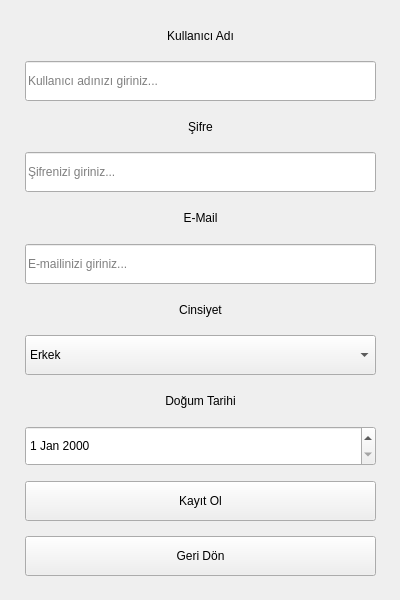
<?xml version="1.0" encoding="UTF-8"?>
<ui version="4.0">
 <class>registerPanel</class>
 <widget class="QWidget" name="registerPanel">
  <property name="geometry">
   <rect>
    <x>0</x>
    <y>0</y>
    <width>400</width>
    <height>600</height>
   </rect>
  </property>
  <property name="windowTitle">
   <string>Kayıt Ol</string>
  </property>
  <widget class="QWidget" name="verticalLayoutWidget">
   <property name="geometry">
    <rect>
     <x>10</x>
     <y>10</y>
     <width>381</width>
     <height>581</height>
    </rect>
   </property>
   <layout class="QVBoxLayout" name="verticalLayout" stretch="0,0,0,0,0,0,0,0,0,0,0,0">
    <property name="spacing">
     <number>15</number>
    </property>
    <property name="sizeConstraint">
     <enum>QLayout::SetMinAndMaxSize</enum>
    </property>
    <property name="leftMargin">
     <number>15</number>
    </property>
    <property name="topMargin">
     <number>15</number>
    </property>
    <property name="rightMargin">
     <number>15</number>
    </property>
    <property name="bottomMargin">
     <number>15</number>
    </property>
    <item>
     <widget class="QLabel" name="label">
      <property name="text">
       <string>Kullanıcı Adı</string>
      </property>
      <property name="alignment">
       <set>Qt::AlignCenter</set>
      </property>
     </widget>
    </item>
    <item>
     <widget class="QLineEdit" name="usernameInput">
      <property name="minimumSize">
       <size>
        <width>0</width>
        <height>40</height>
       </size>
      </property>
      <property name="placeholderText">
       <string>Kullanıcı adınızı giriniz...</string>
      </property>
     </widget>
    </item>
    <item>
     <widget class="QLabel" name="label_2">
      <property name="text">
       <string>Şifre</string>
      </property>
      <property name="alignment">
       <set>Qt::AlignCenter</set>
      </property>
     </widget>
    </item>
    <item>
     <widget class="QLineEdit" name="passwordInput">
      <property name="minimumSize">
       <size>
        <width>0</width>
        <height>40</height>
       </size>
      </property>
      <property name="inputMask">
       <string/>
      </property>
      <property name="text">
       <string/>
      </property>
      <property name="maxLength">
       <number>32767</number>
      </property>
      <property name="echoMode">
       <enum>QLineEdit::Password</enum>
      </property>
      <property name="placeholderText">
       <string>Şifrenizi giriniz...</string>
      </property>
     </widget>
    </item>
    <item>
     <widget class="QLabel" name="label_3">
      <property name="text">
       <string>E-Mail</string>
      </property>
      <property name="alignment">
       <set>Qt::AlignCenter</set>
      </property>
     </widget>
    </item>
    <item>
     <widget class="QLineEdit" name="mailInput">
      <property name="minimumSize">
       <size>
        <width>0</width>
        <height>40</height>
       </size>
      </property>
      <property name="inputMask">
       <string/>
      </property>
      <property name="text">
       <string/>
      </property>
      <property name="maxLength">
       <number>32767</number>
      </property>
      <property name="echoMode">
       <enum>QLineEdit::Normal</enum>
      </property>
      <property name="placeholderText">
       <string>E-mailinizi giriniz...</string>
      </property>
     </widget>
    </item>
    <item>
     <widget class="QLabel" name="label_5">
      <property name="text">
       <string>Cinsiyet</string>
      </property>
      <property name="alignment">
       <set>Qt::AlignCenter</set>
      </property>
     </widget>
    </item>
    <item>
     <widget class="QComboBox" name="genderComboBox">
      <property name="minimumSize">
       <size>
        <width>0</width>
        <height>40</height>
       </size>
      </property>
      <item>
       <property name="text">
        <string>Erkek</string>
       </property>
      </item>
      <item>
       <property name="text">
        <string>Kadın</string>
       </property>
      </item>
      <item>
       <property name="text">
        <string>Belirtmek İstemiyorum</string>
       </property>
      </item>
     </widget>
    </item>
    <item>
     <widget class="QLabel" name="label_4">
      <property name="text">
       <string>Doğum Tarihi</string>
      </property>
      <property name="alignment">
       <set>Qt::AlignCenter</set>
      </property>
     </widget>
    </item>
    <item>
     <widget class="QDateEdit" name="birthDateInput">
      <property name="minimumSize">
       <size>
        <width>0</width>
        <height>40</height>
       </size>
      </property>
     </widget>
    </item>
    <item>
     <widget class="QPushButton" name="registerButton">
      <property name="minimumSize">
       <size>
        <width>0</width>
        <height>40</height>
       </size>
      </property>
      <property name="text">
       <string>Kayıt Ol</string>
      </property>
     </widget>
    </item>
    <item>
     <widget class="QPushButton" name="backButton">
      <property name="minimumSize">
       <size>
        <width>0</width>
        <height>40</height>
       </size>
      </property>
      <property name="text">
       <string>Geri Dön</string>
      </property>
     </widget>
    </item>
   </layout>
  </widget>
 </widget>
 <resources/>
 <connections/>
</ui>
